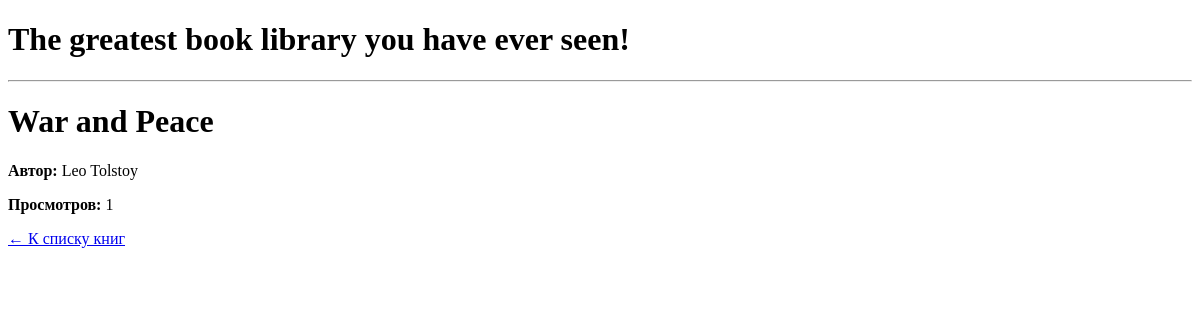
The page /books/id/3 on the database its author committed.
### tables this page shows
CREATE TABLE `table_books` (
                    id INTEGER PRIMARY KEY AUTOINCREMENT, 
                    title TEXT, 
                    author TEXT
                , views INTEGER DEFAULT 0);

### routes.py (the view)
@app.route('/books/id/<int:book_id>')
def book_detail(book_id: int):
    book = get_book_by_id(book_id)
    if not book:
        return "Книга не найдена", 404
    increment_views(book_id)
    return render_template('book_detail.html', book=book)

### models.py (called while the page is built)
def increment_views(book_id: int) -> None:
    with sqlite3.connect('table_books.db') as conn:
        cursor: sqlite3.Cursor = conn.cursor()
        cursor.execute(
            """
            UPDATE `table_books` SET views = views + 1
            WHERE id = ?
            """,
            (book_id,)
        )
        conn.commit()

def get_book_by_id(book_id: int) -> Optional[Book]:
    with sqlite3.connect('table_books.db') as conn:
        cursor: sqlite3.Cursor = conn.cursor()
        cursor.execute("SELECT * FROM `table_books` WHERE id = ?", (book_id,))
        row = cursor.fetchone()
        return Book(*row) if row else None

    def __getitem__(self, item: str) -> Any:
        return getattr(self, item)

### templates/book_detail.html
{% extends "base.html" %}
{% block content %}
<div class="book-detail">
    <h1>{{ book['title'] }}</h1>
    <p><strong>Автор:</strong> {{ book['author'] }}</p>
    <p><strong>Просмотров:</strong> {{ book['views'] }}</p>
    <a href="/books">← К списку книг</a>
</div>
{% endblock %}

### rows shown on the page
table_books: title "War and Peace", author "Leo Tolstoy", views "1"
